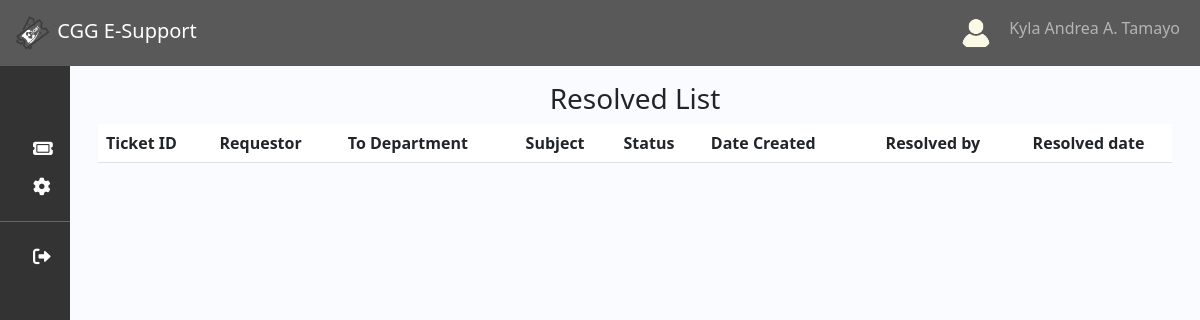
The app's page /resolvedtickets.php (signed in), older data.
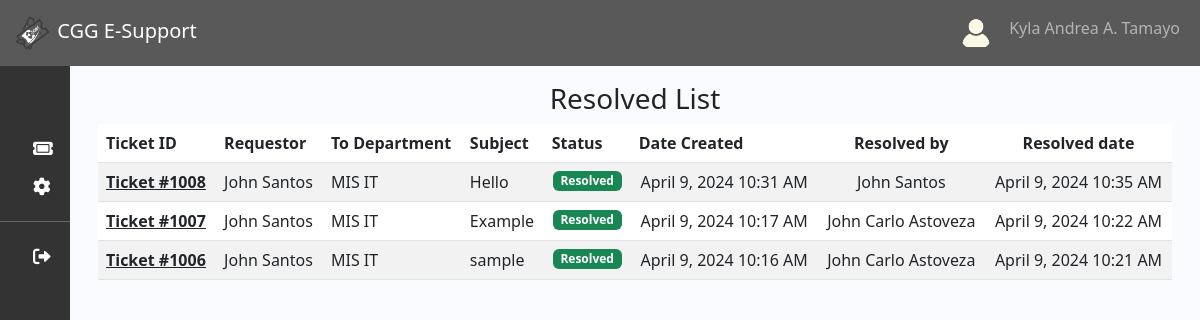
The same page, newer data.
### tables this page shows
CREATE TABLE `ticket` (
  `ticket_id` int(11) NOT NULL,
  `user_id` int(11) NOT NULL,
  `subject` varchar(990) NOT NULL,
  `to_company` varchar(50) NOT NULL,
  `requestor` varchar(50) NOT NULL,
  `concern` text NOT NULL,
  `status` varchar(50) NOT NULL DEFAULT 'Pending',
  `date_created` timestamp NOT NULL DEFAULT current_timestamp(),
  `to_dept` varchar(250) NOT NULL,
  `email` varchar(50) NOT NULL,
  `to_branch` varchar(550) NOT NULL,
  `reason` varchar(50) NOT NULL,
  `updated_date` timestamp NULL DEFAULT NULL ON UPDATE current_timestamp(),
  `updated_by` varchar(50) NOT NULL
);

CREATE TABLE `user` (
  `user_id` int(11) NOT NULL,
  `lastname` varchar(191) NOT NULL,
  `firstname` varchar(191) NOT NULL,
  `middleinitial` varchar(191) NOT NULL,
  `suffix` varchar(50) NOT NULL,
  `company` varchar(191) NOT NULL,
  `branch` varchar(191) NOT NULL,
  `department` varchar(191) NOT NULL,
  `email` varchar(191) NOT NULL,
  `contact` varchar(191) NOT NULL,
  `username` varchar(191) NOT NULL,
  `password` varchar(191) NOT NULL,
  `verification_status` tinyint(50) NOT NULL,
  `role` tinyint(2) NOT NULL,
  `created_at` timestamp NOT NULL DEFAULT current_timestamp(),
  `image` varchar(250) DEFAULT NULL
);

### function/myfunction.php (called while the page is built, shortened)
<?php
include('mysql_connect.php');
function getResolvedStatus()
{
    global $con;
    $query = "SELECT * FROM `ticket` WHERE `status` = 'Resolved' ORDER BY `ticket_id` DESC, `date_created` ASC";
    return $query_run = mysqli_query($con, $query);
}
?>

### resolvedtickets.php (the view, shortened to what this page needs)
<?php include('function/myfunction.php');
include 'sidebar_navbar.php';
?>
<!DOCTYPE html>
<html lang="en">
<head>
    <link href="https://cdn.jsdelivr.net/npm/bootstrap@5.3.0-alpha3/dist/css/bootstrap.min.css" rel="stylesheet">
    <link rel="stylesheet" href="https://cdnjs.cloudflare.com/ajax/libs/font-awesome/6.0.0-beta3/css/all.min.css">
    <link href="https://cdn.lineicons.com/4.0/lineicons.css" rel="stylesheet" />
    <link rel="stylesheet" href="css/sidebar_navbar.css">
    <link rel="stylesheet" href="https://cdnjs.cloudflare.com/ajax/libs/twitter-bootstrap/5.3.0/css/bootstrap.min.css">
    <link rel="stylesheet" href="https://cdn.datatables.net/1.13.7/css/dataTables.bootstrap5.min.css">
</head>
<body>
    <div class="main p-3">
        <div class="container-fluid">
            <h3>
                <center>Resolved List</center>
            </h3>
            <table id="example" class="table table-striped" style="width:100%">
                <thead>
                    <tr>
                        <th scope="col">Ticket ID</th>
                        <th scope="col">Requestor</th>
                        <th scope="col">To Department</th>
                        <th scope="col">Subject</th>
                        <th scope="col">Status</th>
                        <th scope="col">Date Created</th>
                        <th class="text-center">Resolved by</th>
                        <th class="text-center">Resolved date</th>
                    </tr>
                </thead>
                <tbody>
                    <?php
                    $ticket = getResolvedStatus();
                    if (mysqli_num_rows($ticket) > 0) {
                        foreach ($ticket as $item) {
                            $status = $item['status'];
                            $resolved_by_query = "SELECT t.*, u.firstname, u.lastname
                                FROM ticket t
                                INNER JOIN user u ON t.updated_by = u.user_id
                                WHERE t.ticket_id = " . $item['ticket_id'];
                            $resolved_result = mysqli_query($con, $resolved_by_query);
                            $resolved_row = mysqli_fetch_assoc($resolved_result);
                    ?>
                            <tr>
                                <td><u><a href="ticket_info.php?ticket_id=<?= $item['ticket_id']; ?>" class="text-body fw-bold">Ticket #<?= $item['ticket_id']; ?></a></u></td>
                                <td><?= $item['requestor']; ?></td>
                                <td><?= $item['to_dept']; ?></td>
                                <td class="text-justify"><?= $item['subject']; ?></td>
                                <td class="text-center">
                                    <span class="badge text-bg-success"><?= $status; ?></span>
                                </td>
                                <td class="text-center"><?= date('F j, Y h:i A', strtotime($item['date_created'])); ?></td>
                                <td class="text-center">
                                    <?= (!empty($resolved_row['firstname']) && !empty($resolved_row['lastname'])) ? $resolved_row['firstname'] . ' ' . $resolved_row['lastname'] : ''; ?>
                                </td>
                                <td class="text-center"><?php if (!empty($item['updated_date'])) {
                                                            echo date('F j, Y h:i A', strtotime($item['updated_date']));
                                                        } ?></td>
                            </tr>
                    <?php
                        }
                    }
                    ?>
                </tbody>
            </table>
        </div>
    </div>
</body>
</html>

Row changes from the older to the newer data that the page shows:
added ticket: ticket_id "1008", requestor "John Santos", to_dept "MIS IT", subject "Hello", status "Resolved", date_created "April 9, 2024 10:31 AM", user.firstname "John", user.lastname "Santos", updated_date "April 9, 2024 10:35 AM"
added ticket: ticket_id "1007", requestor "John Santos", to_dept "MIS IT", subject "Example", status "Resolved", date_created "April 9, 2024 10:17 AM", user.firstname "John Carlo", user.lastname "Astoveza", updated_date "April 9, 2024 10:22 AM"
added ticket: ticket_id "1006", requestor "John Santos", to_dept "MIS IT", subject "sample", status "Resolved", date_created "April 9, 2024 10:16 AM", user.firstname "John Carlo", user.lastname "Astoveza", updated_date "April 9, 2024 10:21 AM"
